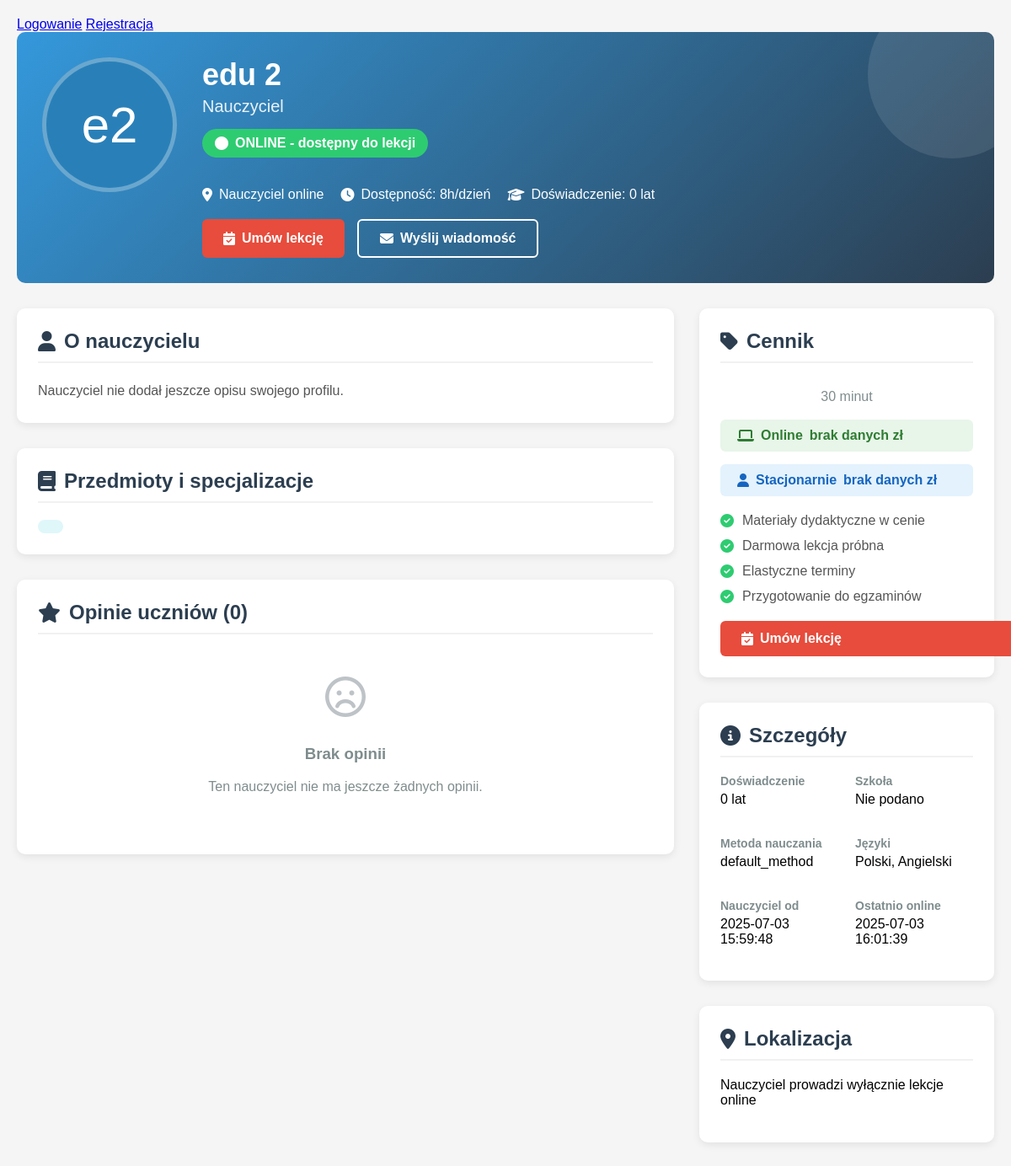
/teacher_profile/5 (signed in), run on an earlier commit of the app's database.
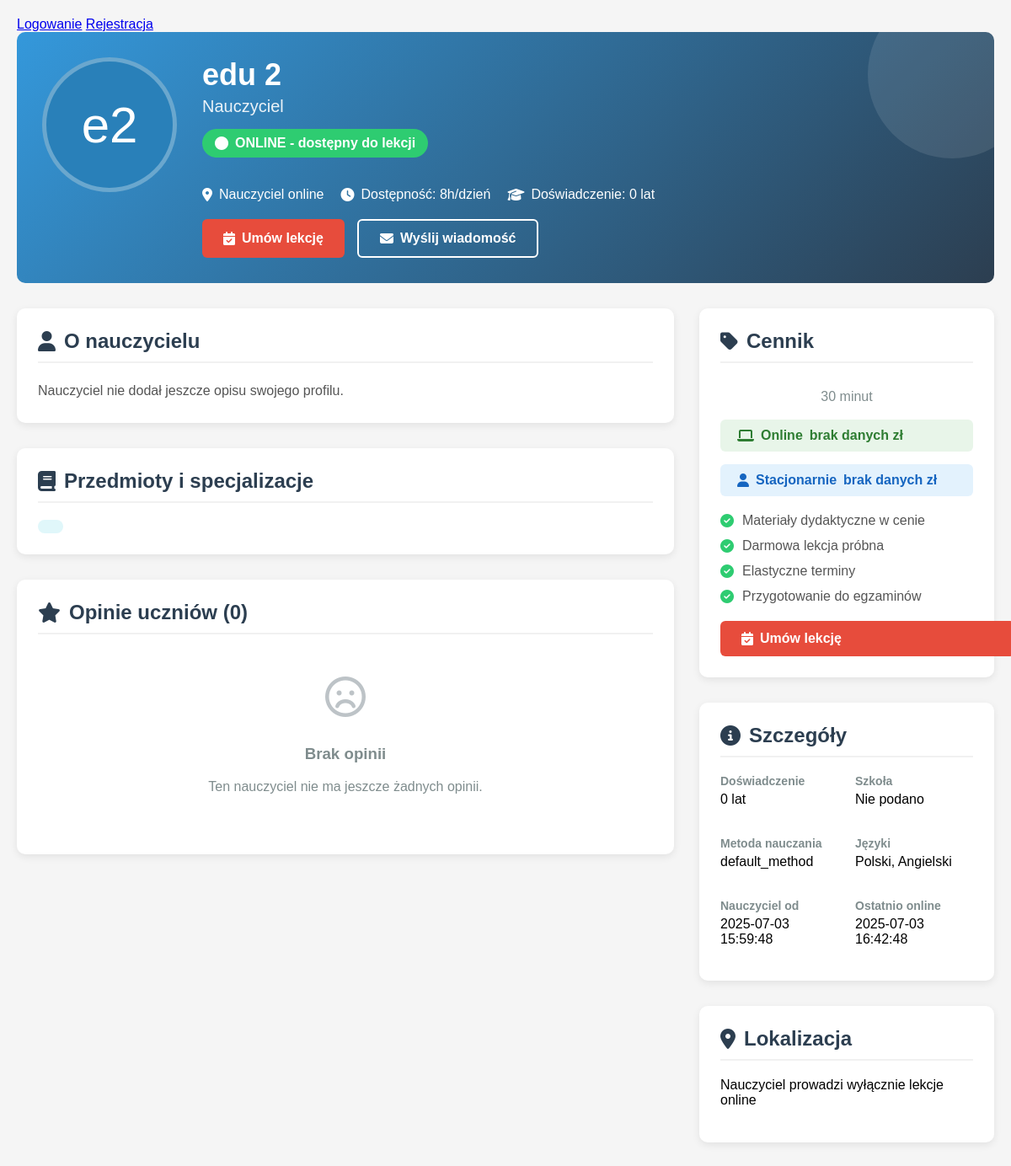
And on a later commit of the database.
### tables this page shows
CREATE TABLE users (
                id INTEGER PRIMARY KEY AUTOINCREMENT,
                username TEXT UNIQUE NOT NULL,
                email TEXT UNIQUE NOT NULL,
                hash TEXT NOT NULL,
                role INTEGER DEFAULT 0,
                voivodeship TEXT,
                regional_teacher_id INTEGER,
                first_name TEXT,
                last_name TEXT,
                phone TEXT,
                school TEXT,
                subjects TEXT,
                experience_years INTEGER,
                bio TEXT,
                profile_picture TEXT,
                created_at TIMESTAMP DEFAULT CURRENT_TIMESTAMP,
                is_online INTEGER DEFAULT 0,
                last_online TIMESTAMP,
                teaching_modes TEXT DEFAULT 'online',
                availability_hours INTEGER DEFAULT 8,
                parental_email TEXT,
                password_setup_token TEXT,
                token_expiry TIMESTAMP,
                password_reset_token TEXT,
                password_reset_expiry TIMESTAMP,
                tmethod TEXT DEFAULT 'default_method'
            );

### app.py (the view)
@app.route("/teacher_profile/<int:teacher_id>")
def teacher_profile(teacher_id):
    if "user_id" not in session:
        flash("Musisz być zalogowany, aby przeglądać profile nauczycieli", "error")
        return redirect(url_for("login"))
    db = get_db()
    teacher = db.execute("""
        SELECT u.*, p.city, p.address, p.lat, p.lng,
               rt.username as regional_teacher_name
        FROM users u
        LEFT JOIN pins p ON u.id = p.created_by
        LEFT JOIN users rt ON u.regional_teacher_id = rt.id
        WHERE u.id = ? AND u.role IN (?, ?)
    """, (teacher_id, ROLE_TEACHER, ROLE_REGIONAL_TEACHER)).fetchone()
    if not teacher:
        flash("Nauczyciel nie istnieje", "error")
        return redirect(url_for("index"))
    teacher = row_to_dict(teacher)
    availability = {}
    availability_rows = db.execute("""
        SELECT day_of_week, start_time, end_time, is_available, teaching_mode
        FROM teacher_availability
        WHERE teacher_id = ?
    """, (teacher_id,)).fetchall()
    for row in availability_rows:
        day = row['day_of_week']
        time_slot = f"{row['start_time']} - {row['end_time']}"
        if day not in availability:
            availability[day] = {}
        availability[day][time_slot] = {
            'available': row['is_available'],
            'mode': row['teaching_mode']
        }
    reviews = []
    pricing = db.execute("""
        SELECT price_online, price_in_person
        FROM teacher_pricing
        WHERE teacher_id = ?
    """, (teacher_id,)).fetchone()
    if not pricing:
        pricing = {"price_online": "brak danych", "price_in_person": "brak danych"}
    return render_template("teacher_profile.html",
                           teacher=teacher,
                           availability=availability,
                           reviews=reviews,
                           time_slots=generate_time_slots(),
                           datetime=datetime,
                           pricing=pricing)

### app.py (called while the page is built)
def get_db():
    db = getattr(g, '_database', None)
    if db is None:
        db = g._database = sqlite3.connect(DATABASE)
        db.row_factory = sqlite3.Row
    return db

@app.template_filter('format_datetime')
def format_datetime(value, format='%d.%m.%Y %H:%M'):
    if value is None:
        return ""
    try:
        return value.strftime(format)
    except AttributeError:
        return value

@app.teardown_appcontext
def close_connection(exception):
    db = getattr(g, '_database', None)
    if db is not None:
        db.close()

def row_to_dict(row):
    return dict(row) if row else None

@app.context_processor
def utility_processor():
    return dict(
        get_day_name=get_day_name,
        get_role_name=get_role_name,
        datetime=datetime,
        timedelta=timedelta,
        format_time_slot=format_time_slot
    )

@app.template_filter('format_date')
def format_date(value):
    if value is None:
        return "Nieznana"
    try:
        dt = datetime.strptime(value, '%Y-%m-%d')
        return dt.strftime('%d.%m.%Y')
    except:
        return value

### templates/teacher_profile.html (shortened to what the changed rows need)
<!DOCTYPE html>
<html lang="pl">
<head>
    <link rel="stylesheet" href="https://cdnjs.cloudflare.com/ajax/libs/font-awesome/6.4.0/css/all.min.css ">
</head>
<body>
    <div class="profile-container">
        <div class="profile-header">
            <div class="avatar-container">
                <div class="teacher-avatar">
                    {{ teacher.first_name[0] }}{{ teacher.last_name[0] }}
                </div>
            </div>
            <div class="profile-info">
                <h1 class="teacher-name">{{ teacher.first_name }} {{ teacher.last_name }}</h1>
                <div class="teacher-title">Nauczyciel {{ teacher.subjects.split(', ')[0] }}</div>
                <div class="status-badge">
                    <i class="fas fa-circle"></i> ONLINE - dostępny do lekcji
                </div>
                <div class="contact-info">
                    <div class="contact-item">
                        <i class="fas fa-map-marker-alt"></i>
                        {% if teacher.voivodeship %}
                            {{ teacher.voivodeship }}{% if teacher.city %}, {{ teacher.city }}{% endif %}
                        {% else %}
                            Nauczyciel online
                        {% endif %}
                    </div>
                    <div class="contact-item">
                        <i class="fas fa-clock"></i>
                        Dostępność: {{ teacher.availability_hours }}h/dzień
                    </div>
                    <div class="contact-item">
                        <i class="fas fa-graduation-cap"></i>
                        Doświadczenie: {{ teacher.experience_years }} lat
                    </div>
                </div>
                <div class="profile-actions">
                    <a href="{{ url_for('book_teacher', teacher_id=teacher.id) }}" class="btn btn-primary">
                    </a>
                    <a href="#" class="btn btn-outline">
                    </a>
                </div>
            </div>
        </div>
        <div class="profile-content">
            <div class="main-content">
                <div class="section">
                    <h2 class="section-title"><i class="fas fa-user"></i> O nauczycielu</h2>
                    <div class="about-content">
                        {{ teacher.bio or "Nauczyciel nie dodał jeszcze opisu swojego profilu." }}
                    </div>
                </div>
                <div class="section">
                    <h2 class="section-title"><i class="fas fa-book"></i> Przedmioty i specjalizacje</h2>
                </div>
                <div class="section">
                    <h2 class="section-title"><i class="fas fa-star"></i> Opinie uczniów ({{ reviews|length }})</h2>
                </div>
            </div>
            <div class="sidebar">
                <div class="section booking-card">
                    <h2 class="section-title"><i class="fas fa-tag"></i> Cennik</h2>
                </div>
                <div class="section">
                    <h2 class="section-title"><i class="fas fa-info-circle"></i> Szczegóły</h2>
                    <div class="info-grid">
                        <div class="info-item">
                            <div class="info-label">Doświadczenie</div>
                            <div class="info-value">{{ teacher.experience_years }} lat</div>
                        </div>
                        <div class="info-item">
                            <div class="info-label">Szkoła</div>
                            <div class="info-value">{{ teacher.school or 'Nie podano' }}</div>
                        </div>
                        <div class="info-item">
                            <div class="info-label">Metoda nauczania</div>
                            <div class="info-value">{{ teacher.tmethod }}</div>
                        </div>
                        <div class="info-item">
                            <div class="info-label">Nauczyciel od</div>
                            <div class="info-value">{{ teacher.created_at|format_date }}</div>
                        </div>
                        <div class="info-item">
                            <div class="info-label">Ostatnio online</div>
                            <div class="info-value">{{ teacher.last_online|format_datetime }}</div>
                        </div>
                    </div>
                </div>
                <div class="section">
                    <h2 class="section-title"><i class="fas fa-map-marker-alt"></i> Lokalizacja</h2>
                </div>
            </div>
        </div>
    </div>
</body>
</html>

What changed in the data, as far as the page shows it:
changed users "edu": last_online "2025-07-03 16:01:39" → "2025-07-03 16:42:48"
